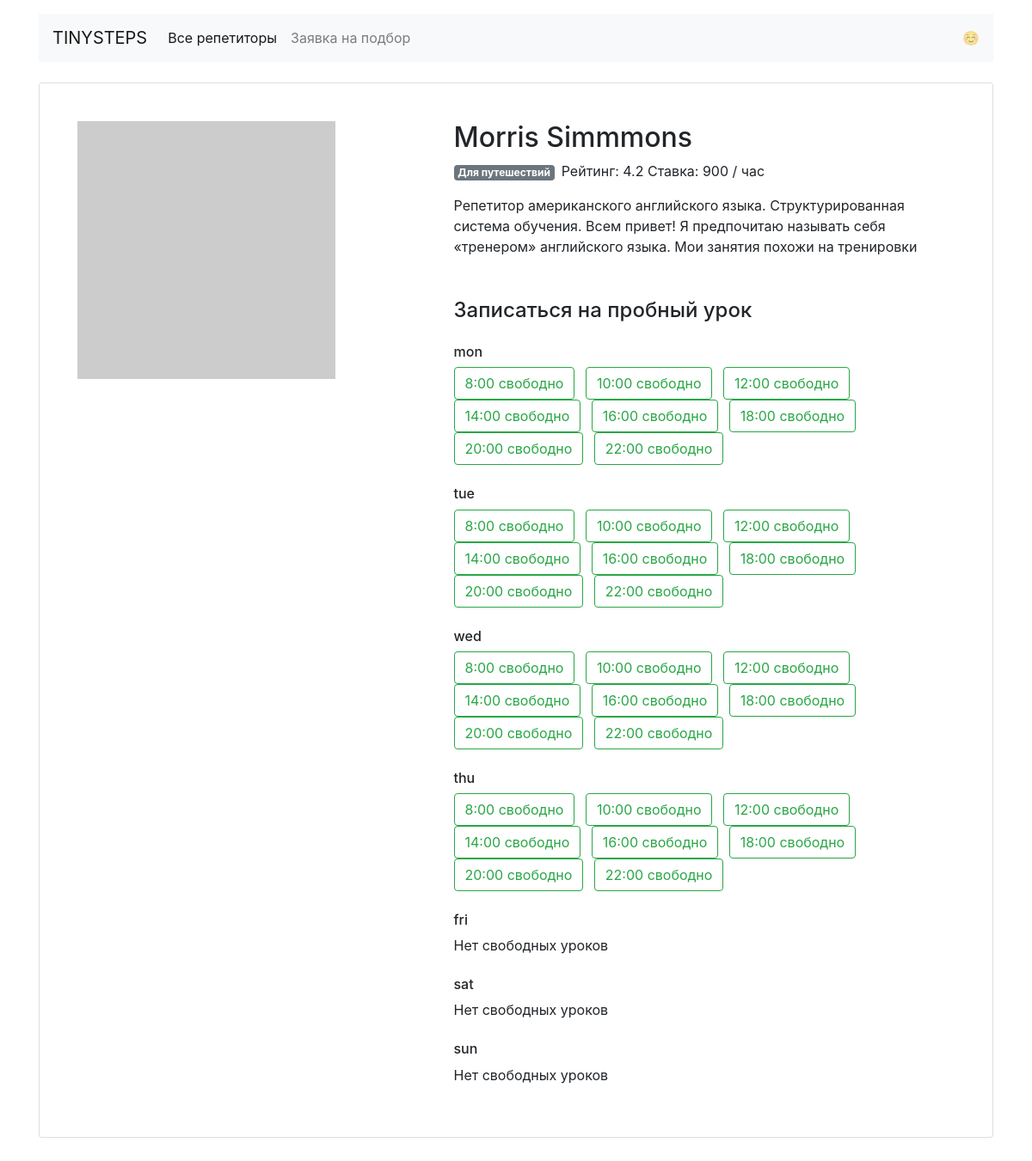
The app's page /profiles/1/ with its own data.
### app.py (models this page shows)
class Teacher(db.Model):
    __tablename__ = 'teachers'
    id = db.Column(db.Integer, primary_key=True)
    name = db.Column(db.String(50), nullable=False)
    about = db.Column(db.String, nullable=False)
    rating = db.Column(db.Float, nullable=False)
    picture = db.Column(db.String, nullable=False)
    price = db.Column(db.Integer, nullable=False)
    booking = db.relationship('Booking')
    goals = db.relationship('Goal', secondary=teachers_goal)

### app.py (the view)
@app.route('/profiles/<int:id>/')
def render_profiles(id):
    teacher = db.session.query(Teacher).get_or_404(id)
    with open('data/teachers.json', 'r', encoding='utf-8') as r:
        teacher_time = json.load(r)
    free_time = teacher_time[id]['free']
    return render_template('profile.html', teacher=teacher, free_time=free_time)

### templates/profile.html
{% extends 'base.html' %}
{% block content %}
    <div class="card my-4 mx-auto">
        <div class="card-body m-2 m-md-4">
            <article class="row">
                <div class="col-5"><img src="{{ teacher.picture }}" class="img-fluid" alt=""></div>
                <div class="col-7">
                    <section class="teacher=info">
                        <h1 class="h2">{{ teacher.name }}</h1>
                        <p><span class="badge badge-secondary mr-2">Для путешествий </span>Рейтинг: {{ teacher.rating }}
                            Ставка: {{ teacher.price }} / час</p>
                        <p>{{ teacher.about }}</p>
                    </section>
                    <section class="available">
                        <h4 class="mb-4 mt-5">Записаться на пробный урок</h4>
                        {% for day,info in free_time.items() %}
                            {% if True in info.values() %}
                                <h6 class="mt-4">{{ day }}</h6>
                                {% for k,v in info.items() %}
                                    <a href="/booking/{{ teacher.id }}/{{ day }}/{{ k }}"
                                       class="btn btn-outline-success mr-2">{{ k }} свободно</a>
                                {% endfor %}
                            {% else %}
                                <h6 class="mt-4">{{ day }}</h6>
                                <p>Нет свободных уроков</p>
                            {% endif %}
                        {% endfor %}
                    </section>
                </div>
            </article>
        </div>
    </div>
{% endblock %}

### records on screen
Teacher: name "Morris Simmmons", rating "4.2", price "900", about "Репетитор американского английского языка. Структурированная система обучения. Всем привет! Я предпочитаю называть себя «тренером» английского языка. Мои занятия похожи на тренировки"

### other values on screen
{{ day }} "mon" "tue" "wed" "thu"
{{ k }} "8:00" "10:00" "12:00" "14:00" "16:00" "18:00" "20:00" "22:00" "8:00" "10:00" "12:00" "14:00" "16:00" "18:00" "20:00" "22:00" "8:00" "10:00" "12:00" "14:00" "16:00" "18:00" "20:00" "22:00" "8:00" "10:00" "12:00" "14:00" "16:00" "18:00" "20:00" "22:00"
{{ day }} "fri" "sat" "sun"
